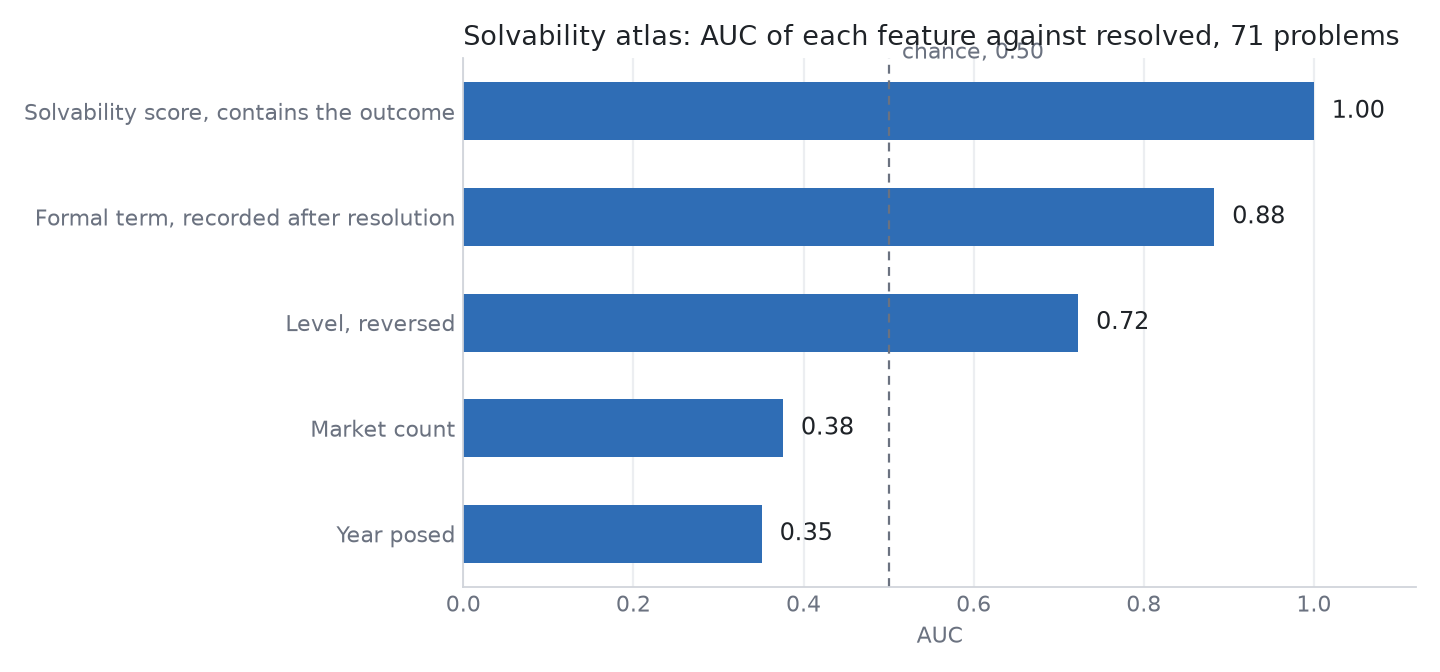

Source code (Python):
import argparse, csv, json, pathlib
import numpy as np

import claims

HERE = pathlib.Path(__file__).parent
PROBLEMS = HERE / "problems.tsv"
RESULT = HERE / "backtest.json"
PLOT = HERE / "backtest.png"
FORMAL = {"proved": 1.0, "partial": 0.6, "statement": 0.35, "none": 0.1}
WEIGHT_RESOLVED, WEIGHT_FORMAL = 0.55, 0.45
LABELS = {"solvability_score": "Solvability score, contains the outcome", "formal_term_alone": "Formal term, recorded after resolution", "level_reversed": "Level, reversed",
          "market_count": "Market count", "year_posed": "Year posed"}
INK, MUTE, BLUE, RULE, GRID = "#1f2328", "#6b7280", "#2f6db5", "#d0d4da", "#eceef1"


def auc(scores, labels):
    s, y = np.asarray(scores, float), np.asarray(labels, bool)
    pos, neg = s[y], s[~y]
    return round(float(np.mean([(p > n) + 0.5 * (p == n) for p in pos for n in neg])), 3)


def interval(scores, labels, rng, n=2000):
    s, y = np.asarray(scores, float), np.asarray(labels, bool)
    vals = []
    for _ in range(n):
        i = rng.integers(0, len(s), len(s))
        if y[i].any() and (~y[i]).any():
            vals.append(auc(s[i], y[i]))
    return [round(float(np.percentile(vals, 2.5)), 3), round(float(np.percentile(vals, 97.5)), 3)]


def claimed_ids(rows, ledger=None):
    ruling = claims.governing(claims.entries() if ledger is None else ledger)
    return sorted(r["id"] for r in rows if ruling.get(r["id"], {}).get("status") == claims.CLAIMED)


def compute(rows, ledger=None):
    rng = np.random.default_rng(0)
    y = [bool(r["resolved"]) for r in rows]
    level = [int(r["level"]) for r in rows]
    formal = [FORMAL[r["lean"]] for r in rows]
    score = [WEIGHT_RESOLVED * a + WEIGHT_FORMAL * f for a, f in zip(y, formal)]
    markets = [len([m for m in r["market"].split(";") if m]) for r in rows]
    posed = [int(r["posed"]) for r in rows]
    wait = [int(r["resolved"]) - int(r["posed"]) for r in rows if r["resolved"]]
    features = {"solvability_score": score, "formal_term_alone": formal, "level_reversed": [-v for v in level], "year_posed": posed, "market_count": markets}
    table = lambda key: {k: {"problems": sum(1 for r in rows if r[key] == k), "resolved": sum(1 for r, v in zip(rows, y) if r[key] == k and v)} for k in sorted({r[key] for r in rows})}
    return {"problems": len(rows), "resolved": int(sum(y)), "auc": {k: {"auc": auc(v, y), "ci95": interval(v, y, rng)} for k, v in features.items()},
            "by_level": table("level"), "by_branch": table("branch"), "by_lean": table("lean"),
            "years_to_resolution": {"n": len(wait), "median": float(np.median(wait)), "min": min(wait), "max": max(wait)},
            "resolved_since_2000": sum(1 for r in rows if r["resolved"] and int(r["resolved"]) >= 2000),
            "posed_before_resolved_check": all(int(r["resolved"]) >= int(r["posed"]) for r in rows if r["resolved"]),
            "claimed_counted_open": claimed_ids(rows, ledger)}


def plot(result, path):
    import matplotlib
    matplotlib.use("Agg")
    import matplotlib.pyplot as plt

    keys = sorted(result["auc"], key=lambda k: result["auc"][k]["auc"])
    values = [result["auc"][k]["auc"] for k in keys]
    fig, ax = plt.subplots(figsize=(9, 4.2), dpi=160)
    ax.barh(range(len(keys)), values, height=0.55, color=BLUE)
    for i, v in enumerate(values):
        ax.annotate(f"{v:.2f}", (v, i), xytext=(8, 0), textcoords="offset points", va="center", color=INK, fontsize=11)
    ax.axvline(0.5, color=MUTE, lw=1, ls=(0, (4, 3)))
    ax.annotate("chance, 0.50", (0.5, len(keys) - 0.5), xytext=(6, 0), textcoords="offset points", color=MUTE, fontsize=10)
    ax.set_yticks(range(len(keys)))
    ax.set_yticklabels([LABELS[k] for k in keys], color=MUTE, fontsize=10)
    ax.set_xlim(0, 1.12)
    ax.set_xlabel("AUC", color=MUTE, fontsize=10)
    ax.set_title(f"Solvability atlas: AUC of each feature against resolved, {result['problems']} problems", color=INK, fontsize=12, loc="left")
    for side in ("top", "right"):
        ax.spines[side].set_visible(False)
    for side in ("left", "bottom"):
        ax.spines[side].set_color(RULE)
    ax.tick_params(colors=MUTE, length=0)
    ax.grid(axis="x", color=GRID, lw=1)
    ax.set_axisbelow(True)
    fig.tight_layout()
    fig.savefig(path)
    plt.close(fig)


def main():
    ap = argparse.ArgumentParser()
    ap.add_argument("--plot", action="store_true")
    a = ap.parse_args()
    result = compute(list(csv.DictReader(open(PROBLEMS), delimiter="\t")))
    RESULT.write_text(json.dumps(result, indent=1))
    print(json.dumps(result, indent=1))
    if a.plot:
        plot(result, PLOT)


if __name__ == "__main__":
    main()
